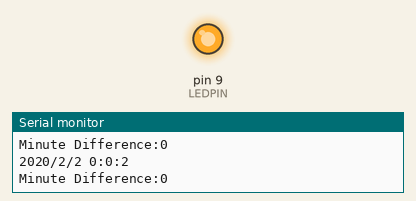
Bench run of a sketch on a simulated Arduino Uno, built with avr-gcc and run on an emulated ATmega328P. On the bench: output pins drawn as LEDs (lit = HIGH), the last lines printed to the serial monitor. The local clock reads 2024-03-15 10:24:30 at power-on unless the sketch sets it.

Above: at 2.6 s.
At 15.6 s:
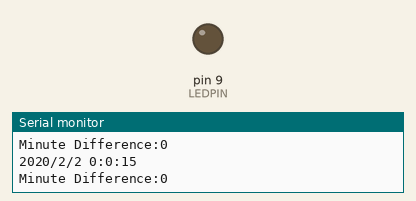
Timing chart, 0 to 17.7 s (numbered marks = the images above):
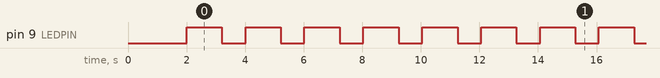

The sketch:

Lab5_RTC.ino
```cpp
#include<ThreeWire.h>
#include <RtcDS1302.h>
ThreeWire myWire(4,5,2); // IO, SCLK, CE
RtcDS1302<ThreeWire> Rtc(myWire);
#define LEDPIN 9
int sec,initMin=-1,minute=0,delta;

void printDateTime(const RtcDateTime& dt){
  Serial.print(dt.Year(), DEC);
  Serial.print('/');
  Serial.print(dt.Month(), DEC);
  Serial.print('/');
  Serial.print(dt.Day(), DEC);
  Serial.print(' ');
  Serial.print(dt.Hour(), DEC);
  Serial.print(':');
  Serial.print(dt.Minute(), DEC);
  Serial.print(':');
  Serial.print(dt.Second(), DEC);
  Serial.println();
  Serial.print("Minute Difference");
  Serial.print(':');
  Serial.print(delta, DEC);
  Serial.println();
  sec=dt.Second();

  if(initMin==-1)
  {
   initMin=dt.Minute();
  }
  minute=dt.Minute();
  delta=minute-initMin;
  if(delta < 2)
  {
    if(sec % 2 ==0)
    {
    digitalWrite(LEDPIN,HIGH);
    }
    else
    {
    digitalWrite(LEDPIN,LOW);
    }
  }

  if(delta >= 2)
  {
    digitalWrite(LEDPIN,LOW);
    Serial.print("Stop!");
    Serial.println();
  }

}

void setup()
{
  Serial.begin(9600);
  pinMode(LEDPIN, OUTPUT);
  Rtc.Begin();
  RtcDateTime setting_time(2020,2,2,0,0,0);
  // year, month, dayOfMonth, hour, minute, second
  // printDateTime(setting_time);
  //Try to comment This line
  Rtc.SetDateTime(setting_time);
  delay(2000);
  Serial.print("EVENTStart:");
  Serial.println();

}

void loop()
{
  RtcDateTime now = Rtc.GetDateTime();
  printDateTime(now);
  delay(400);
}

//Duration 0.22 seconds

//Using RTC for couting down time is more effective because
//1.RTC is a clock module which save the time even the arduino is shutting down
//  Power Shortage wouldn't be a problem
//2.RTC is an additional module which might be faster when computing the data
//  and creating an condition instread of Brute-force delay
```

Measured:
- by itself, pin 9 (LEDPIN): moves between LOW and HIGH, repeating every 12.1 s
- by itself, everything shown: repeats every 12.1 s, in 12 steps
